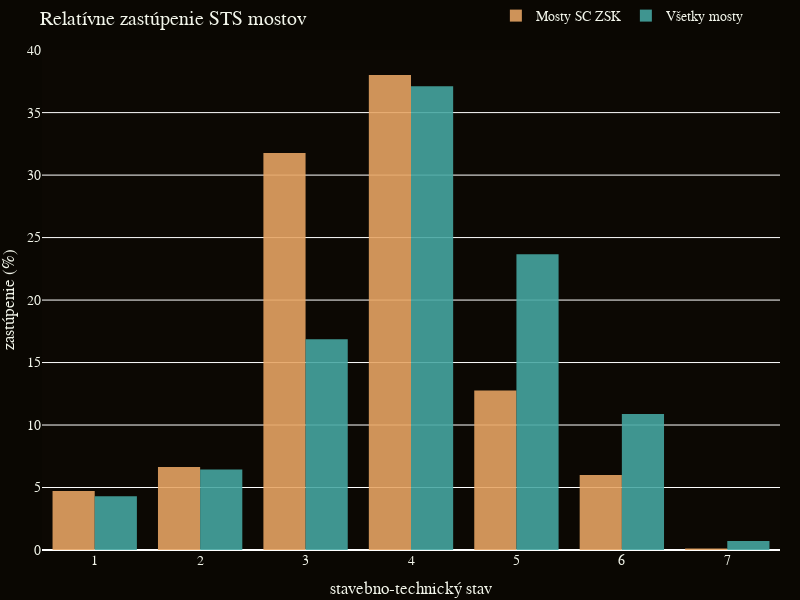

The notebook cell this image was saved under:
### Code cell
import plotly.graph_objects as go

# Creating the histogram for filtered_bridges
trace_filtered = go.Histogram(
    x=filtered_bridges["n_2024"],
    name='Mosty SC ZSK',
    marker_color='#e7a564 ',
    opacity=0.75,
    histnorm='percent',
    offsetgroup=1  # Set offsetgroup to 1 for the bars to be side by side
)

# Creating the histogram for df_bridges_all
trace_all = go.Histogram(
    x=df_bridges_all["n_2024"],
    name='Všetky mosty',
    marker_color='#46a7a2',
    opacity=0.75,
    histnorm='percent',
    offsetgroup=2  # Set offsetgroup to 2 for the bars to be side by side
)

# Creating the figure and adding the histograms
fig = go.Figure(data=[trace_filtered, trace_all])


fig_width = 800
# Update the layout with Montserrat font and specified color scheme
fig.update_layout(
    title_text='Relatívne zastúpenie STS mostov',
    xaxis_title_text='stavebno-technický stav',
    yaxis_title_text='zastúpenie (%)',
    barmode='group',  # Set barmode to "group" for bars to be side by side
    font=dict(
        family="Montserrat, sans-serif",  # Set font family to Montserrat
        size=14,
        color="#F2F5EA"  # Set font color to light
    ),
    legend=dict(
        orientation="h",  # Horizontal legend orientation
        yanchor="top",  # Anchor legend to the top
        y=1.10,  # Position the legend slightly above the plot
        xanchor="left",  # Anchor legend to the left
        x=.615  # Align legend to the left
    ),
    plot_bgcolor='#0c0803',  # Set dark background color for plot area
    paper_bgcolor='#0A0702',  # Set dark background color for paper area
    margin=dict(l=0, r=20, t=50, b=50),  # Adjust margins for tight layout
    bargap=0.2,
    width=fig_width,  # Set figure width
    height=(fig_width/8)*6  # Set figure height
)

# Adjusting the opacity for better visualization
fig.update_traces(opacity=0.89)

fig.show()

### Figure 1 — Plotly figure (JSON) as saved in the notebook; plotly's stock layout.template omitted (floating-point values rounded to 4 significant figures; data arrays with more than 128 entries replaced by an {"elided": "..."} marker saying what was removed)
{"data": [{"histnorm": "percent", "marker": {"color": "#e7a564 "}, "name": "Mosty SC ZSK", "offsetgroup": "1", "opacity": 0.89, "type": "histogram", "x": {"elided": "784 int values"}}, {"histnorm": "percent", "marker": {"color": "#46a7a2"}, "name": "Všetky mosty", "offsetgroup": "2", "opacity": 0.89, "type": "histogram", "x": {"elided": "8097 int values"}}], "layout": {"bargap": 0.2, "barmode": "group", "font": {"color": "#F2F5EA", "family": "Montserrat, sans-serif", "size": 14}, "height": 600, "legend": {"orientation": "h", "x": 0.615, "xanchor": "left", "y": 1.1, "yanchor": "top"}, "margin": {"b": 50, "l": 0, "r": 20, "t": 50}, "paper_bgcolor": "#0A0702", "plot_bgcolor": "#0c0803", "title": {"text": "Relatívne zastúpenie STS mostov"}, "width": 800, "xaxis": {"title": {"text": "stavebno-technický stav"}}, "yaxis": {"title": {"text": "zastúpenie (%)"}}}}
